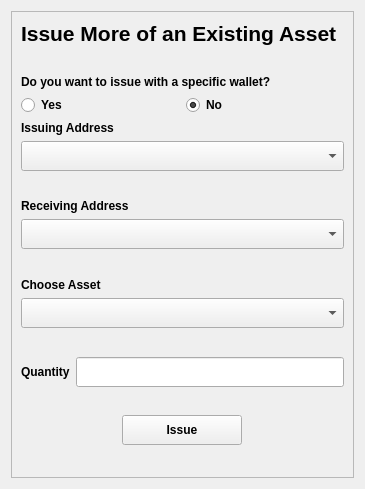
<?xml version="1.0" encoding="UTF-8"?>
<ui version="4.0">
 <class>Form</class>
 <widget class="QWidget" name="Form">
  <property name="geometry">
   <rect>
    <x>0</x>
    <y>0</y>
    <width>365</width>
    <height>489</height>
   </rect>
  </property>
  <property name="windowTitle">
   <string>Form</string>
  </property>
  <layout class="QGridLayout" name="gridLayout">
   <item row="0" column="0">
    <widget class="QFrame" name="frame">
     <property name="frameShape">
      <enum>QFrame::StyledPanel</enum>
     </property>
     <property name="frameShadow">
      <enum>QFrame::Raised</enum>
     </property>
     <layout class="QVBoxLayout" name="verticalLayout">
      <item>
       <widget class="QLabel" name="label">
        <property name="text">
         <string>&lt;html&gt;&lt;head/&gt;&lt;body&gt;&lt;p&gt;&lt;span style=&quot; font-size:16pt; font-weight:600;&quot;&gt;Issue More of an Existing Asset&lt;/span&gt;&lt;/p&gt;&lt;/body&gt;&lt;/html&gt;</string>
        </property>
       </widget>
      </item>
      <item>
       <spacer name="verticalSpacer">
        <property name="orientation">
         <enum>Qt::Vertical</enum>
        </property>
        <property name="sizeHint" stdset="0">
         <size>
          <width>20</width>
          <height>40</height>
         </size>
        </property>
       </spacer>
      </item>
      <item>
       <widget class="QLabel" name="label_6">
        <property name="font">
         <font>
          <weight>75</weight>
          <bold>true</bold>
         </font>
        </property>
        <property name="text">
         <string>Do you want to issue with a specific wallet?</string>
        </property>
       </widget>
      </item>
      <item>
       <layout class="QHBoxLayout" name="horizontalLayout">
        <item>
         <widget class="QRadioButton" name="yes_rbtn">
          <property name="font">
           <font>
            <weight>75</weight>
            <bold>true</bold>
           </font>
          </property>
          <property name="text">
           <string>Yes</string>
          </property>
         </widget>
        </item>
        <item>
         <widget class="QRadioButton" name="no_rbtn">
          <property name="font">
           <font>
            <weight>75</weight>
            <bold>true</bold>
           </font>
          </property>
          <property name="text">
           <string>No</string>
          </property>
          <property name="checked">
           <bool>true</bool>
          </property>
         </widget>
        </item>
       </layout>
      </item>
      <item>
       <widget class="QLabel" name="label_5">
        <property name="font">
         <font>
          <weight>75</weight>
          <bold>true</bold>
         </font>
        </property>
        <property name="text">
         <string>Issuing Address</string>
        </property>
       </widget>
      </item>
      <item>
       <widget class="QComboBox" name="addr_cbox">
        <property name="minimumSize">
         <size>
          <width>300</width>
          <height>30</height>
         </size>
        </property>
       </widget>
      </item>
      <item>
       <spacer name="verticalSpacer_2">
        <property name="orientation">
         <enum>Qt::Vertical</enum>
        </property>
        <property name="sizeHint" stdset="0">
         <size>
          <width>20</width>
          <height>40</height>
         </size>
        </property>
       </spacer>
      </item>
      <item>
       <widget class="QLabel" name="label_7">
        <property name="font">
         <font>
          <weight>75</weight>
          <bold>true</bold>
         </font>
        </property>
        <property name="text">
         <string>Receiving Address</string>
        </property>
       </widget>
      </item>
      <item>
       <widget class="QComboBox" name="to_addr_cbox">
        <property name="minimumSize">
         <size>
          <width>300</width>
          <height>30</height>
         </size>
        </property>
       </widget>
      </item>
      <item>
       <spacer name="verticalSpacer_7">
        <property name="orientation">
         <enum>Qt::Vertical</enum>
        </property>
        <property name="sizeHint" stdset="0">
         <size>
          <width>20</width>
          <height>40</height>
         </size>
        </property>
       </spacer>
      </item>
      <item>
       <widget class="QLabel" name="label_2">
        <property name="font">
         <font>
          <weight>75</weight>
          <bold>true</bold>
         </font>
        </property>
        <property name="text">
         <string>Choose Asset</string>
        </property>
       </widget>
      </item>
      <item>
       <widget class="QComboBox" name="asset_cbox">
        <property name="minimumSize">
         <size>
          <width>300</width>
          <height>30</height>
         </size>
        </property>
       </widget>
      </item>
      <item>
       <spacer name="verticalSpacer_3">
        <property name="orientation">
         <enum>Qt::Vertical</enum>
        </property>
        <property name="sizeHint" stdset="0">
         <size>
          <width>20</width>
          <height>40</height>
         </size>
        </property>
       </spacer>
      </item>
      <item>
       <layout class="QHBoxLayout" name="horizontalLayout_2">
        <item>
         <widget class="QLabel" name="label_3">
          <property name="font">
           <font>
            <weight>75</weight>
            <bold>true</bold>
           </font>
          </property>
          <property name="text">
           <string>Quantity</string>
          </property>
         </widget>
        </item>
        <item>
         <widget class="QLineEdit" name="qty_ledit">
          <property name="minimumSize">
           <size>
            <width>200</width>
            <height>30</height>
           </size>
          </property>
          <property name="placeholderText">
           <string/>
          </property>
         </widget>
        </item>
       </layout>
      </item>
      <item>
       <spacer name="verticalSpacer_5">
        <property name="orientation">
         <enum>Qt::Vertical</enum>
        </property>
        <property name="sizeHint" stdset="0">
         <size>
          <width>20</width>
          <height>40</height>
         </size>
        </property>
       </spacer>
      </item>
      <item alignment="Qt::AlignHCenter">
       <widget class="QPushButton" name="issue_btn">
        <property name="minimumSize">
         <size>
          <width>120</width>
          <height>30</height>
         </size>
        </property>
        <property name="font">
         <font>
          <weight>75</weight>
          <bold>true</bold>
         </font>
        </property>
        <property name="text">
         <string>Issue</string>
        </property>
       </widget>
      </item>
      <item>
       <spacer name="verticalSpacer_6">
        <property name="orientation">
         <enum>Qt::Vertical</enum>
        </property>
        <property name="sizeHint" stdset="0">
         <size>
          <width>20</width>
          <height>40</height>
         </size>
        </property>
       </spacer>
      </item>
     </layout>
    </widget>
   </item>
  </layout>
 </widget>
 <resources/>
 <connections/>
</ui>
